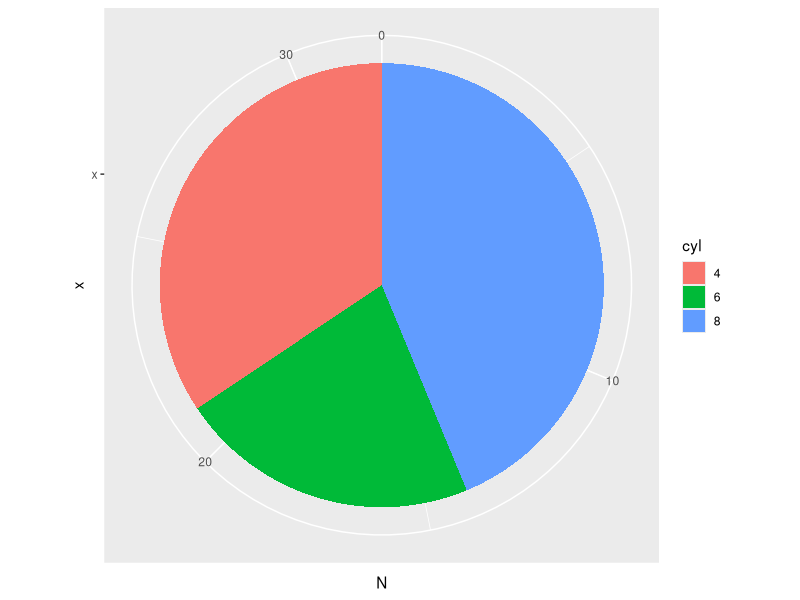
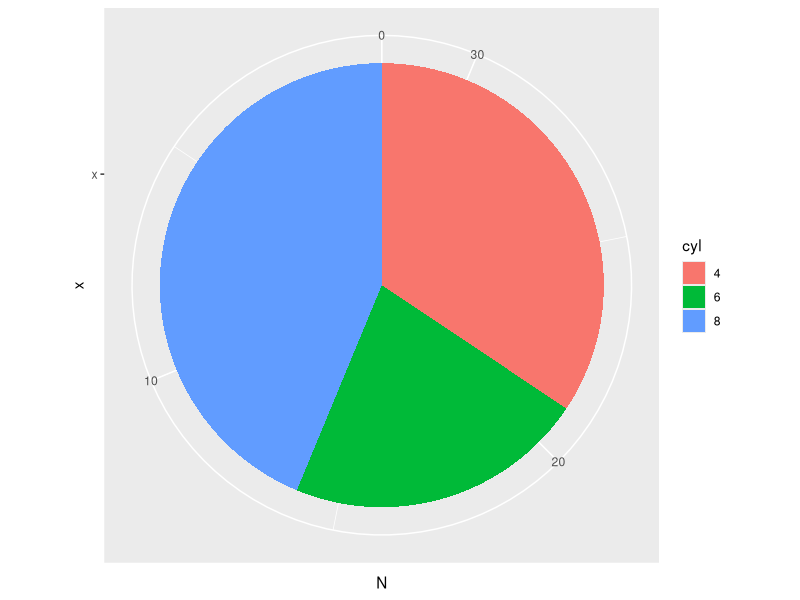
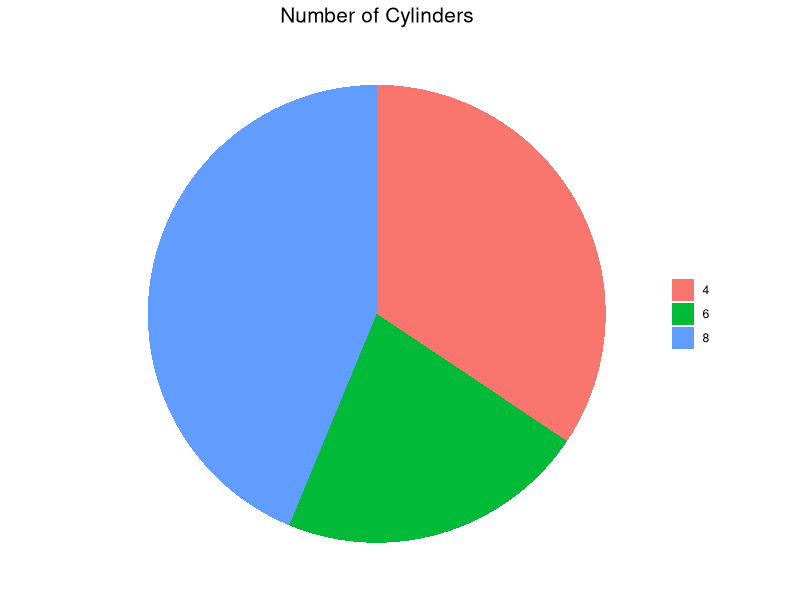
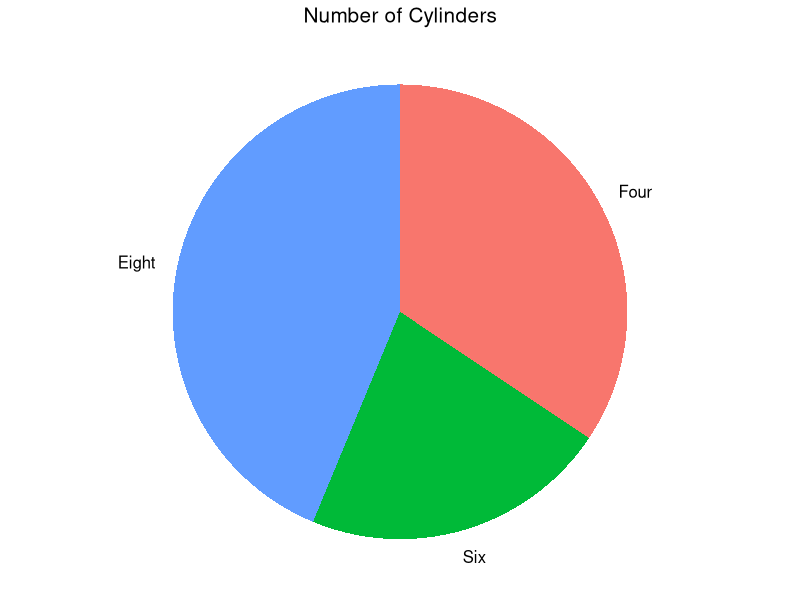
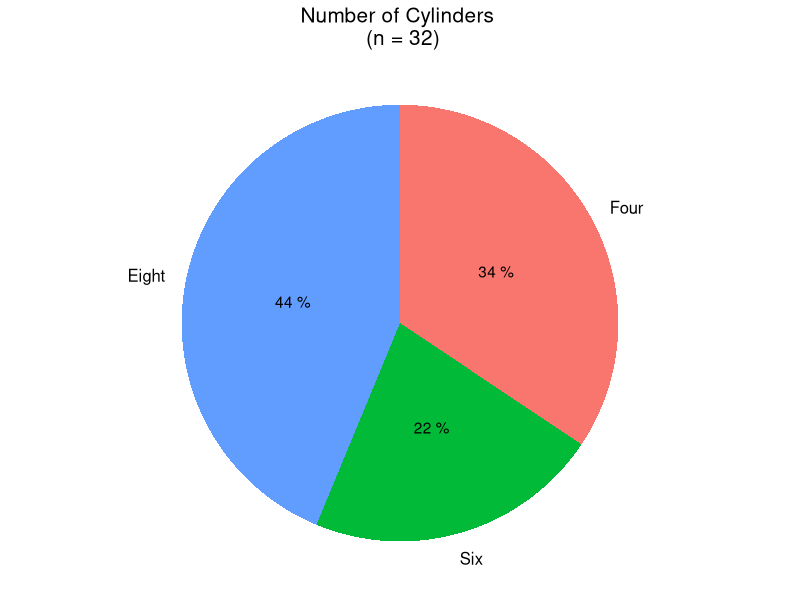
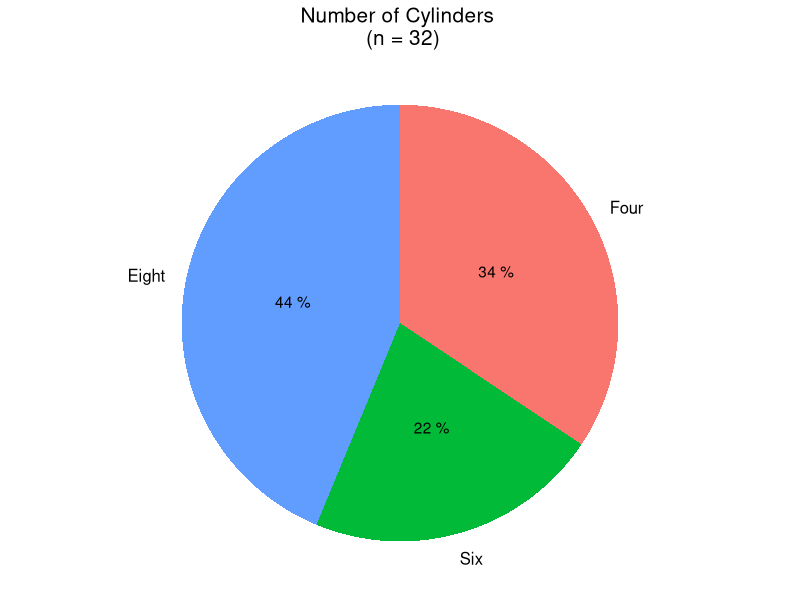
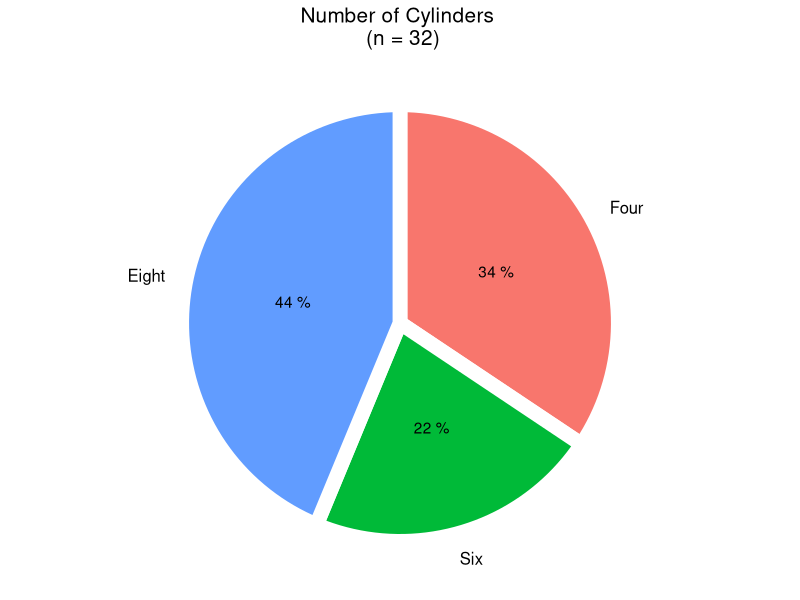
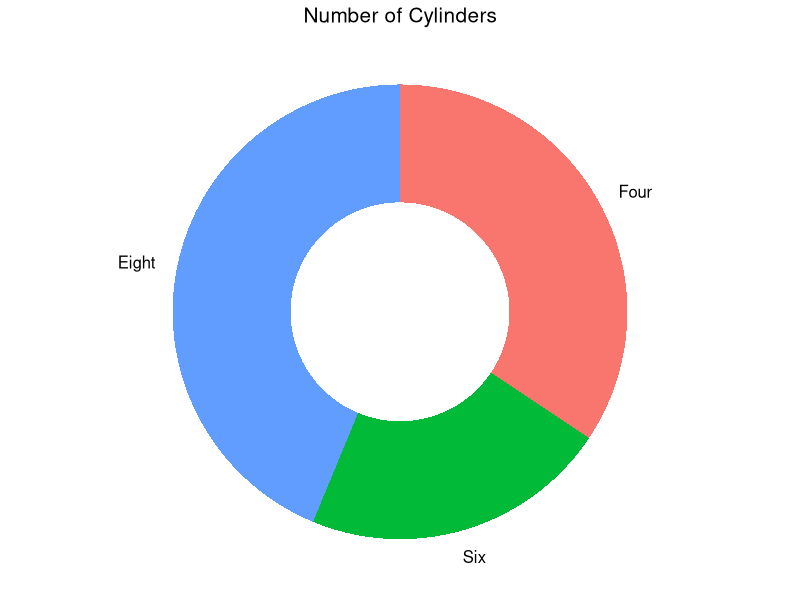

R code for these plots, in order:
## ---- chunk 1
knitr::opts_chunk$set(message = F, 
                      error = F, 
                      warning = F)

## ---- chunk 2
library(tidyverse)

# Data preparation: cars with different numbers of cylinders
n_cyl <- mtcars %>%
  group_by(cyl) %>%
  summarise(N = n()) %>%
  mutate(cyl = as.factor(cyl))

# Basic pie chart  
ggplot(n_cyl, aes(x = "x", y = N, fill = cyl)) +
  geom_bar(stat = "identity", position = "stack") + 
  coord_polar(theta = "y")

## ---- chunk 3
ggplot(n_cyl, aes(x = "x", y = N, fill = cyl)) +
  geom_bar(stat = "identity", position = "stack") + 
  coord_polar(theta = "y", direction = -1)  # Counter-clockwise

## ---- chunk 4
ggplot(n_cyl, aes(x = "x", y = N, fill = cyl)) +
  geom_bar(stat = "identity", position = "stack") + 
  coord_polar(theta = "y", direction = -1) +
  scale_fill_discrete(name = NULL) +  # Remove legend title
  labs(title = "Number of Cylinders") +  # Add plot title
  theme_void() +  # Empty theme
  theme(plot.title = element_text(hjust = 0.5, size = 15))

## ---- chunk 5
# Compute the midpoints of the arcs
label_pos <- n_cyl %>%
  arrange(desc(cyl)) %>%  # Reverse the order of the levels
  mutate(pos = cumsum(N) - N/2)

ggplot(n_cyl, aes(x = "x", y = N, fill = cyl)) +
  geom_bar(stat = "identity", position = "stack") + 
  coord_polar(theta = "y", direction = -1, clip = "off") +
  scale_y_continuous(breaks = label_pos$pos, labels = c("Eight     ", "Six", "    Four")) +  # Add some white space to the labels to prevent overlapping 
  scale_fill_discrete(name = NULL, guide = F) +  
  labs(title = "Number of Cylinders") + 
  theme_void() +
  theme(plot.title = element_text(hjust = 0.5, size = 15),
        axis.text.x = element_text(size = 12))

## ---- chunk 6
# A dataframe for mapping the labels to the slices
label_pos2 <- n_cyl %>%
  arrange(desc(cyl)) %>%
  mutate(pos = cumsum(N) - N/2,
         prop = paste(100*round(N/sum(N), 2), "%"))

ggplot(n_cyl, aes(x = "x", y = N, fill = cyl)) +
  geom_bar(stat = "identity", position = "stack") + 
  geom_text(data = label_pos2, aes(x = "x", y = pos, label = prop)) +
  coord_polar(theta = "y", direction = -1, clip = "off") +
  scale_y_continuous(breaks = label_pos2$pos, labels = c("Eight     ", "Six", "    Four")) + 
  scale_fill_discrete(name = NULL, guide = F) +  
  labs(title = "Number of Cylinders \n (n = 32)") + 
  theme_void() +
  theme(plot.title = element_text(hjust = 0.5, size = 15),
        axis.text.x = element_text(size = 12)) 

## ---- chunk 7
n_cyl2 <- n_cyl %>%
  arrange(desc(cyl)) %>%
  mutate(pos = cumsum(N) - N/2,
         prop = paste(100*round(N/sum(N), 2), "%"))

ggplot(n_cyl2, aes(x = "x", y = N, fill = cyl)) +
  geom_bar(stat = "identity", position = "stack") + 
  geom_text(aes(label = prop), position = position_stack(vjust = 0.5)) +  # Center-align the vertical positions of the labels on each stack
  coord_polar(theta = "y", direction = -1, clip = "off") +
  scale_y_continuous(breaks = n_cyl2$pos, labels = c("Eight     ", "Six", "    Four")) + 
  scale_fill_discrete(name = NULL, guide = F) +  
  labs(title = "Number of Cylinders \n (n = 32)") + 
  theme_void() +
  theme(plot.title = element_text(hjust = 0.5, size = 15),
        axis.text.x = element_text(size = 12)) 

## ---- chunk 8
label_pos2 <- n_cyl %>%
  arrange(desc(cyl)) %>%
  mutate(cumsum = cumsum(N),
         mid = N/2,
         pos = cumsum - mid,
         prop = paste(100*round(N/sum(N), 2), "%"))

ggplot(n_cyl, aes(x = "x", y = N, fill = cyl)) +
  geom_bar(stat = "identity", position = "stack", color = "white", size = 5) +  # Add white borders around the slices
  geom_text(data = label_pos2, aes(x = "x", y = pos, label = prop)) +
  coord_polar(theta = "y", direction = -1, clip = "off") +
  scale_y_continuous(breaks = label_pos$pos, labels = c("Eight     ", "Six", "    Four")) +
  scale_fill_discrete(name = NULL, guide = F) +  
  labs(title = "Number of Cylinders \n (n = 32)") + 
  theme_void() +
  theme(plot.title = element_text(hjust = 0.5, size = 15),
        axis.text.x = element_text(size = 12))  
## ---- chunk 9
label_pos <- n_cyl %>%
  arrange(desc(cyl)) %>%
  mutate(cumsum = cumsum(N),
         mid = N/2,
         pos = cumsum - mid)

ggplot(n_cyl, aes(x = "x", y = N, fill = cyl)) +
  geom_bar(stat = "identity", position = "stack", width = 0.7) +
  scale_x_discrete(limits = c("x_empty", "x")) +
  coord_polar(theta = "y", direction = -1, clip = "off") +
  scale_y_continuous(breaks = label_pos$pos, labels = c("Eight     ", "Six", "    Four")) + 
  scale_fill_discrete(name = NULL, guide = F) +  
  labs(title = "Number of Cylinders") + 
  theme_void() +
  theme(plot.title = element_text(hjust = 0.5, size = 15),
        axis.text.x = element_text(size = 12))
## ---- chunk 10
ggplot(n_cyl, aes(x = "x", y = N, fill = cyl)) +
  geom_bar(stat = "identity", position = "stack", width = 1) + 
  coord_polar(theta = "x", direction = -1, clip = "off") +
  scale_fill_discrete(name = NULL) +  
  labs(title = "Number of Cylinders") + 
  theme_void() +
  theme(plot.title = element_text(hjust = 0.5, size = 15))
